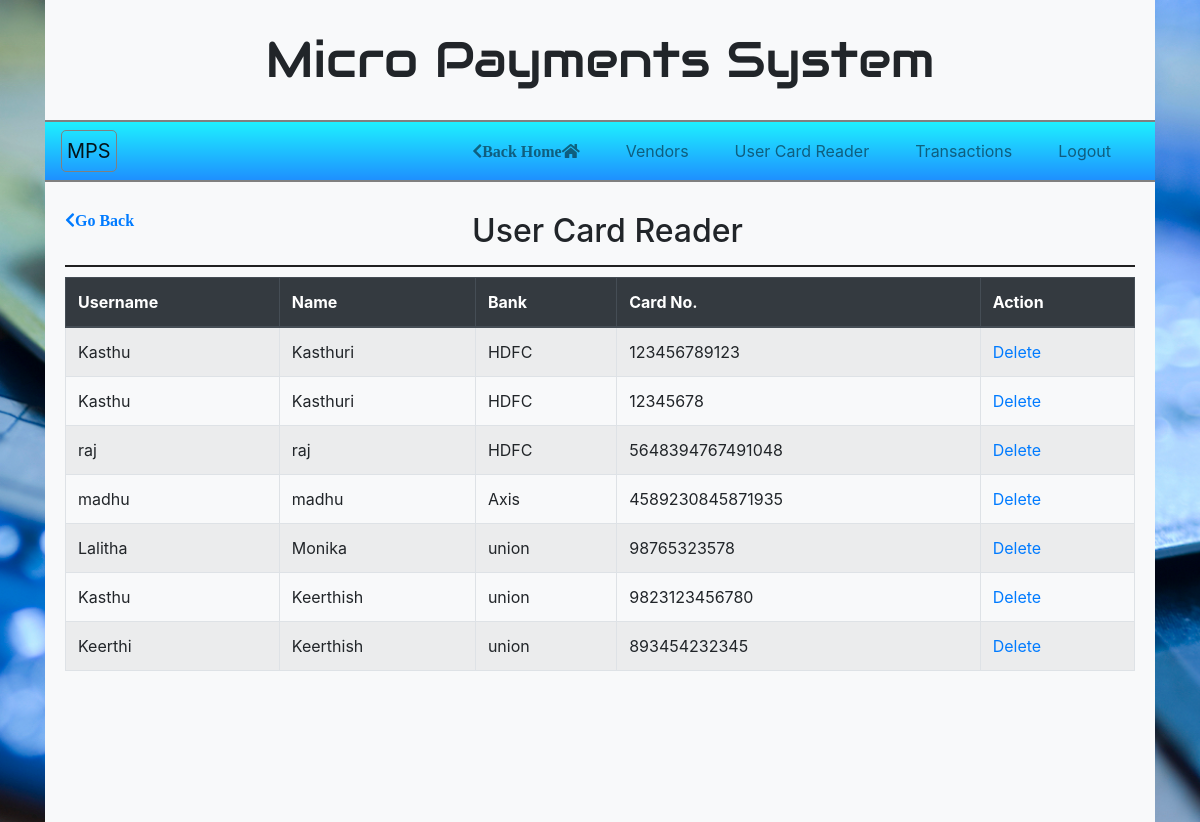
The page /usercards (signed in) on the database its author committed.
### cards/models.py (models this page shows)
class CardList(models.Model):
    username = models.CharField(max_length = 100)
    name = models.CharField(max_length = 100)
    bank = models.CharField(max_length = 100)
    card = models.BigIntegerField(validators = [MinLengthValidator(12)])
    pvtkey = models.CharField(null=True, max_length = 100)
    binary = models.CharField(null=True, max_length = 100)

### cards/views.py (the view)
# urls.py: path('usercards',views.userCards, name="userCards"),
def userCards(request):
	cards = CardList.objects.all()
	return render(request,'admin/user_cards.html', {'cards': cards})

### templates/admin/user_cards.html (shortened to what this page needs)
{% extends 'admin/puf.html' %}
{% load static %}
{% block content %}
{% if user.is_authenticated%}
	<a href="javascript:history.back()"><span class="go-back fas fa-chevron-left">Go Back</span></a>
	<h2 class="page-header text-justified">User Card Reader</h2>
	<form class="form-group" method="post">
		<table data-toggle="table" data-pagination="true" class="table table-bordered table-striped mydatatable">
			<thead class="thead-dark">
				<tr>
					<th>Username</th>
					<th>Name</th>
					<th>Bank</th>
					<th>Card No.</th>
					<th>Action</th>
				</tr>
			</thead>
			<tbody id="myTable">
				{% for cards in cards %}
					<tr>
						<td>{{ cards.username }}</td>
						<td>{{ cards.name }}</td>
						<td>{{ cards.bank }}</td>
						<td>{{ cards.card }}</td>
						<td><a href="../delete/{{ cards.id }}">Delete</a></td>
					</tr>
				{% endfor %}
			</tbody>
		</table>
	</form>
{% else %}
	<meta http-equiv="refresh" content="0; url={% url 'home' %}">
{% endif %}
{% endblock %}

### static/css/all.css (style rules this page uses)
.fa, .fas, .far, .fal, .fad, .fab { -moz-osx-font-smoothing: grayscale; -webkit-font-smoothing: antialiased; display: inline-block; font-style: normal; font-variant: normal; text-rendering: auto; line-height: 1; }
.fa-chevron-left:before { content: "\f053"; }
.fa, .fas { font-family: 'Font Awesome 5 Free'; font-weight: 900; }

### static/css/home.css (style rules this page uses)
* { margin: 0px; padding: 0px; }
body { background: url(../img/2.jpg); background-attachment: fixed; background-size: cover; }
.go-back { position: absolute; }
.page-header { padding: 0 15px 15px 30px; border-bottom: 2px solid #202020; text-align: center; font-weight: 10px; }
.table-bordered { margin-top: 10px; }

### rows shown on the page
CardList: username "Kasthu", name "Kasthuri", bank "HDFC", card "123456789123"
CardList: username "Kasthu", name "Kasthuri", bank "HDFC", card "12345678"
CardList: username "raj", name "raj", bank "HDFC", card "5648394767491048"
CardList: username "madhu", name "madhu", bank "Axis", card "4589230845871935"
CardList: username "Lalitha", name "Monika", bank "union", card "98765323578"
CardList: username "Kasthu", name "Keerthish", bank "union", card "9823123456780"
CardList: username "Keerthi", name "Keerthish", bank "union", card "893454232345"
